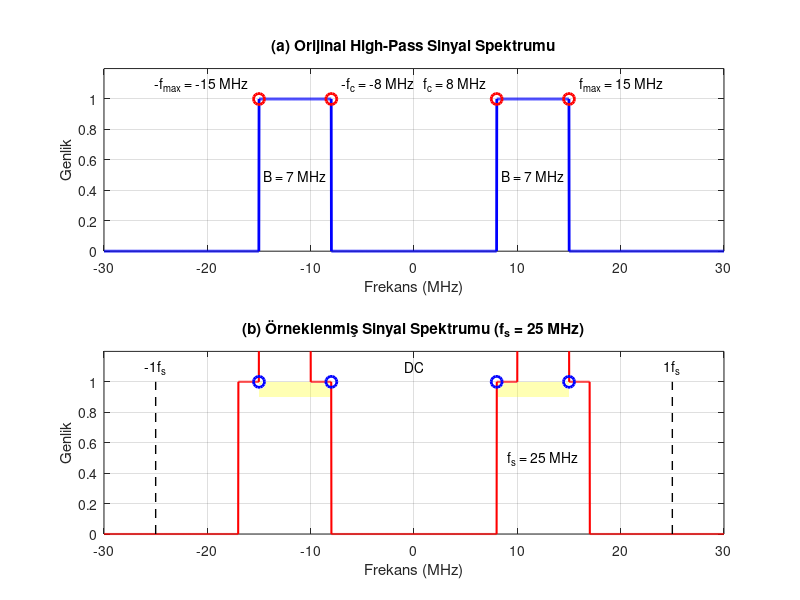

The MATLAB source for this figure:
    clear all; close all; clc;
    
    % Parametreleri tanımla
    fc = 8e6;        % Kesim frekansı: 8 MHz
    f_max = 15e6;    % Sinyalin maksimum frekansı: 15 MHz
    fs = 25e6;       % Örnekleme frekansı: 25 MHz
    
    % Frekans eksenini oluştur
    f = linspace(-30e6, 30e6, 3000);
    
    % Orijinal high-pass sinyal spektrumunu oluştur
    X_original = zeros(size(f));
    X_original((f <= -fc) & (f >= -f_max)) = 1;
    X_original((f >= fc) & (f <= f_max)) = 1;
    
    % Örneklenmiş sinyal spektrumunu oluştur (tekrarlamalarla)
    X_sampled = zeros(size(f));
    n = -3:3;  % Kaç tane tekrar gösterilecek
    
    for k = n
        % Negatif frekans bandı
        X_sampled = X_sampled + ((f >= k*fs - f_max) & (f <= k*fs - fc));
        % Pozitif frekans bandı
        X_sampled = X_sampled + ((f >= k*fs + fc) & (f <= k*fs + f_max));
    end
    
    % Grafiği çiz
    figure('Position', [100, 100, 900, 600])
    
    % Alt grafik 1: Orijinal high-pass sinyal spektrumu
    subplot(2,1,1)
    plot(f/1e6, X_original, 'b', 'LineWidth', 2)
    title('(a) Orijinal High-Pass Sinyal Spektrumu')
    xlabel('Frekans (MHz)')
    ylabel('Genlik')
    xlim([-30, 30])
    ylim([0, 1.2])
    grid on
    
    % Önemli noktaları işaretle
    hold on
    plot([-f_max, -fc]/1e6, [1, 1], 'ro', 'MarkerSize', 8, 'LineWidth', 2)
    plot([fc, f_max]/1e6, [1, 1], 'ro', 'MarkerSize', 8, 'LineWidth', 2)
    
    % Frekans etiketlerini ekle
    text(-f_max/1e6-1, 1.1, sprintf('-f_{max} = -%d MHz', f_max/1e6), 'HorizontalAlignment', 'right')
    text(-fc/1e6+1, 1.1, sprintf('-f_c = -%d MHz', fc/1e6), 'HorizontalAlignment', 'left')
    text(fc/1e6-1, 1.1, sprintf('f_c = %d MHz', fc/1e6), 'HorizontalAlignment', 'right')
    text(f_max/1e6+1, 1.1, sprintf('f_{max} = %d MHz', f_max/1e6), 'HorizontalAlignment', 'left')
    
    % Bant genişliğini göster
    bandwidth = f_max - fc;
    text(-(fc + bandwidth/2)/1e6, 0.5, sprintf('B = %d MHz', bandwidth/1e6), 'HorizontalAlignment', 'center')
    text((fc + bandwidth/2)/1e6, 0.5, sprintf('B = %d MHz', bandwidth/1e6), 'HorizontalAlignment', 'center')
    hold off
    
    % Alt grafik 2: Örneklenmiş sinyal spektrumu tekrarlamaları
    subplot(2,1,2)
    plot(f/1e6, X_sampled, 'r', 'LineWidth', 1.5)
    title(sprintf('(b) Örneklenmiş Sinyal Spektrumu (f_s = %d MHz)', fs/1e6))
    xlabel('Frekans (MHz)')
    ylabel('Genlik')
    xlim([-30, 30])
    ylim([0, 1.2])
    grid on
    
    % Örnekleme frekansı ve tekrarları işaretle
    hold on
    for k = n
        if k ~= 0
            plot([k*fs, k*fs]/1e6, [0, 1], 'k--', 'LineWidth', 1)
            text(k*fs/1e6, 1.1, sprintf('%df_s', k), 'HorizontalAlignment', 'center')
        end
    end
    
    % DC noktasını işaretle
    text(0, 1.1, 'DC', 'HorizontalAlignment', 'center')
    text(fs/1e6/2, 0.5, sprintf('f_s = %d MHz', fs/1e6), 'HorizontalAlignment', 'center')
    
    % Orijinal spektrumun yerini göster
    plot([-f_max, -fc]/1e6, [1, 1], 'bo', 'MarkerSize', 8, 'LineWidth', 2)
    plot([fc, f_max]/1e6, [1, 1], 'bo', 'MarkerSize', 8, 'LineWidth', 2)
    
    % Önemli bölgeleri vurgula
    rectangle('Position', [-f_max/1e6, 0.9, (f_max-fc)/1e6, 0.1], 'FaceColor', 'y', 'EdgeColor', 'none', 'FaceAlpha', 0.3)
    rectangle('Position', [fc/1e6, 0.9, (f_max-fc)/1e6, 0.1], 'FaceColor', 'y', 'EdgeColor', 'none', 'FaceAlpha', 0.3)
    hold off
    
    % Grafiği düzenle
    set(gcf, 'Color', 'w')
    
    % Ek bilgi
    fprintf('High-Pass Filtre Parametreleri:\n');
    fprintf('Kesim Frekansı (fc): %d MHz\n', fc/1e6);
    fprintf('Maksimum Frekans (f_max): %d MHz\n', f_max/1e6);
    fprintf('Bant Genişliği (B): %d MHz\n', bandwidth/1e6);
    fprintf('Örnekleme Frekansı (fs): %d MHz\n', fs/1e6);
    fprintf('Nyquist Kriteri: fs > 2*f_max = %d MHz\n', 2*f_max/1e6);
